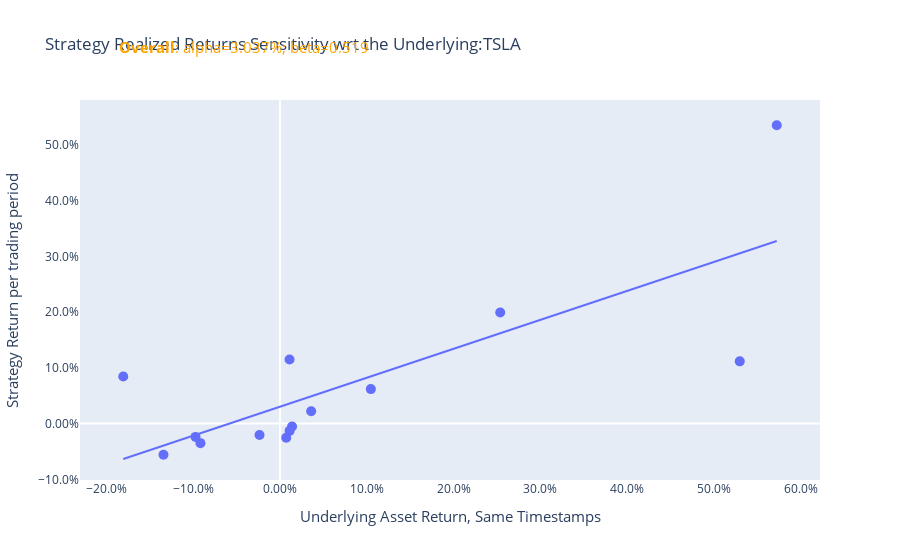
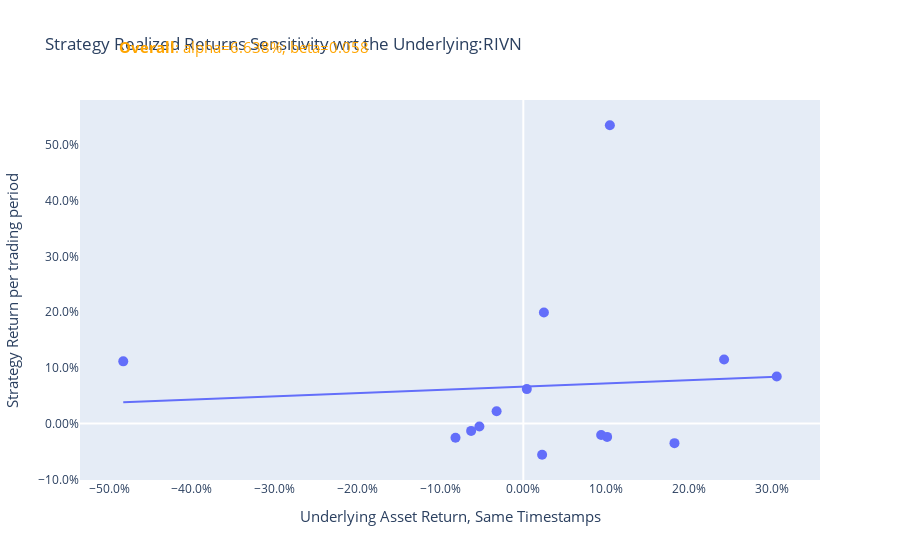

The code cell stored with these charts, in order, in its notebook:
### Code cell
import plotly.express as px


def calc_rtns(row):
    gross_exposure = abs(row["RIVN_qty"] * row["entry_rivn"]) + abs(row["TSLA_qty"] * row["entry_tsla"])
    row["trade_rtn"] = row["pnl"] / gross_exposure
    row["bench_tsla_rtn"] = (row["exit_tsla"] - row["entry_tsla"]) / row["entry_tsla"]
    row["bench_rivn_rtn"] = (row["entry_rivn"] - row["exit_rivn"]) / row["entry_rivn"]   # For short
    return row


ab_self_data = blotter_df.dropna().apply(calc_rtns, axis=1)[["trade_rtn", "bench_tsla_rtn", "bench_rivn_rtn"]]

for symbol in ["tsla", "rivn"]:

    ab_self_fig = px.scatter(ab_self_data * 100, x=f"bench_{symbol}_rtn", y="trade_rtn", trendline="ols", title="Strategy Realized Returns Sensitivity wrt the Underlying:" + symbol.upper() + "<br>")
    overall = px.get_trendline_results(ab_self_fig).iloc[0]["px_fit_results"].params

    ab_self_fig = (
        ab_self_fig.add_annotation(
            text="<b>Overall</b>: alpha=" + str(round(overall[0], 3)) + "%; beta=" + str(round(overall[1], 3)),
            xref="paper",
            yref="paper",
            x=0.05,
            y=1.17,
            showarrow=False,
            font=dict(size=15, color="orange"),
        )
        .update_layout(
            yaxis=dict(tickfont=dict(size=12), tickformat=".3s", showgrid=False, title=dict(text="Strategy Return per trading period", font=dict(size=15))),
            xaxis=dict(
                tickfont=dict(size=12),
                tickformat=".3s",
                showgrid=False,
                title=dict(text="Underlying Asset Return, Same Timestamps", font=dict(size=15)),
            ),
            yaxis_ticksuffix="%",
            xaxis_ticksuffix="%",
        )
        .update_traces(marker=dict(size=10))
    )
    ab_self_fig.show()
    ab_self_fig.write_html(f"../docs/images/Return_sensitivity_{symbol.upper()}.html")

### Figure 1 — Plotly figure (JSON) as saved in the notebook; plotly's stock layout.template omitted (floating-point values rounded to 4 significant figures)
{"data": [{"hovertemplate": "bench_tsla_rtn=%{x}<br>trade_rtn=%{y}<extra></extra>", "legendgroup": "", "marker": {"color": "#636efa", "size": 10, "symbol": "circle"}, "mode": "markers", "name": "", "orientation": "v", "showlegend": false, "type": "scatter", "x": [-18.06, 25.38, 52.98, -2.36, 1.099, 1.39, 10.47, 1.107, -9.166, 3.59, -13.42, 57.24, -9.729, 0.7174], "xaxis": "x", "y": [8.45, 19.93, 11.16, -2.049, 11.5, -0.5172, 6.188, -1.311, -3.509, 2.21, -5.588, 53.52, -2.385, -2.544], "yaxis": "y"}, {"hovertemplate": "<b>OLS trendline</b><br>trade_rtn = 0.519203 * bench_tsla_rtn + 3.03675<br>R<sup>2</sup>=0.602223<br><br>bench_tsla_rtn=%{x}<br>trade_rtn=%{y} <b>(trend)</b><extra></extra>", "legendgroup": "", "marker": {"color": "#636efa", "size": 10, "symbol": "circle"}, "mode": "lines", "name": "", "showlegend": false, "type": "scatter", "x": [-18.06, -13.42, -9.729, -9.166, -2.36, 0.7174, 1.099, 1.107, 1.39, 3.59, 10.47, 25.38, 52.98, 57.24], "xaxis": "x", "y": [-6.341, -3.933, -2.015, -1.722, 1.811, 3.409, 3.607, 3.612, 3.759, 4.901, 8.471, 16.21, 30.54, 32.76], "yaxis": "y"}], "layout": {"annotations": [{"font": {"color": "orange", "size": 15}, "showarrow": false, "text": "<b>Overall</b>: alpha=3.037%; beta=0.519", "x": 0.05, "xref": "paper", "y": 1.17, "yref": "paper"}], "legend": {"tracegroupgap": 0}, "title": {"text": "Strategy Realized Returns Sensitivity wrt the Underlying:TSLA<br>"}, "xaxis": {"anchor": "y", "domain": [0, 1], "showgrid": false, "tickfont": {"size": 12}, "tickformat": ".3s", "ticksuffix": "%", "title": {"font": {"size": 15}, "text": "Underlying Asset Return, Same Timestamps"}}, "yaxis": {"anchor": "x", "domain": [0, 1], "showgrid": false, "tickfont": {"size": 12}, "tickformat": ".3s", "ticksuffix": "%", "title": {"font": {"size": 15}, "text": "Strategy Return per trading period"}}}}

### Figure 2 — Plotly figure (JSON) as saved in the notebook; plotly's stock layout.template omitted (floating-point values rounded to 4 significant figures)
{"data": [{"hovertemplate": "bench_rivn_rtn=%{x}<br>trade_rtn=%{y}<extra></extra>", "legendgroup": "", "marker": {"color": "#636efa", "size": 10, "symbol": "circle"}, "mode": "markers", "name": "", "orientation": "v", "showlegend": false, "type": "scatter", "x": [30.59, 2.486, -48.28, 9.395, 24.23, -5.301, 0.423, -6.296, 18.24, -3.223, 2.27, 10.45, 10.12, -8.182], "xaxis": "x", "y": [8.45, 19.93, 11.16, -2.049, 11.5, -0.5172, 6.188, -1.311, -3.509, 2.21, -5.588, 53.52, -2.385, -2.544], "yaxis": "y"}, {"hovertemplate": "<b>OLS trendline</b><br>trade_rtn = 0.0579408 * bench_rivn_rtn + 6.63772<br>R<sup>2</sup>=0.005004<br><br>bench_rivn_rtn=%{x}<br>trade_rtn=%{y} <b>(trend)</b><extra></extra>", "legendgroup": "", "marker": {"color": "#636efa", "size": 10, "symbol": "circle"}, "mode": "lines", "name": "", "showlegend": false, "type": "scatter", "x": [-48.28, -8.182, -6.296, -5.301, -3.223, 0.423, 2.27, 2.486, 9.395, 10.12, 10.45, 18.24, 24.23, 30.59], "xaxis": "x", "y": [3.84, 6.164, 6.273, 6.331, 6.451, 6.662, 6.769, 6.782, 7.182, 7.224, 7.243, 7.695, 8.042, 8.41], "yaxis": "y"}], "layout": {"annotations": [{"font": {"color": "orange", "size": 15}, "showarrow": false, "text": "<b>Overall</b>: alpha=6.638%; beta=0.058", "x": 0.05, "xref": "paper", "y": 1.17, "yref": "paper"}], "legend": {"tracegroupgap": 0}, "title": {"text": "Strategy Realized Returns Sensitivity wrt the Underlying:RIVN<br>"}, "xaxis": {"anchor": "y", "domain": [0, 1], "showgrid": false, "tickfont": {"size": 12}, "tickformat": ".3s", "ticksuffix": "%", "title": {"font": {"size": 15}, "text": "Underlying Asset Return, Same Timestamps"}}, "yaxis": {"anchor": "x", "domain": [0, 1], "showgrid": false, "tickfont": {"size": 12}, "tickformat": ".3s", "ticksuffix": "%", "title": {"font": {"size": 15}, "text": "Strategy Return per trading period"}}}}
